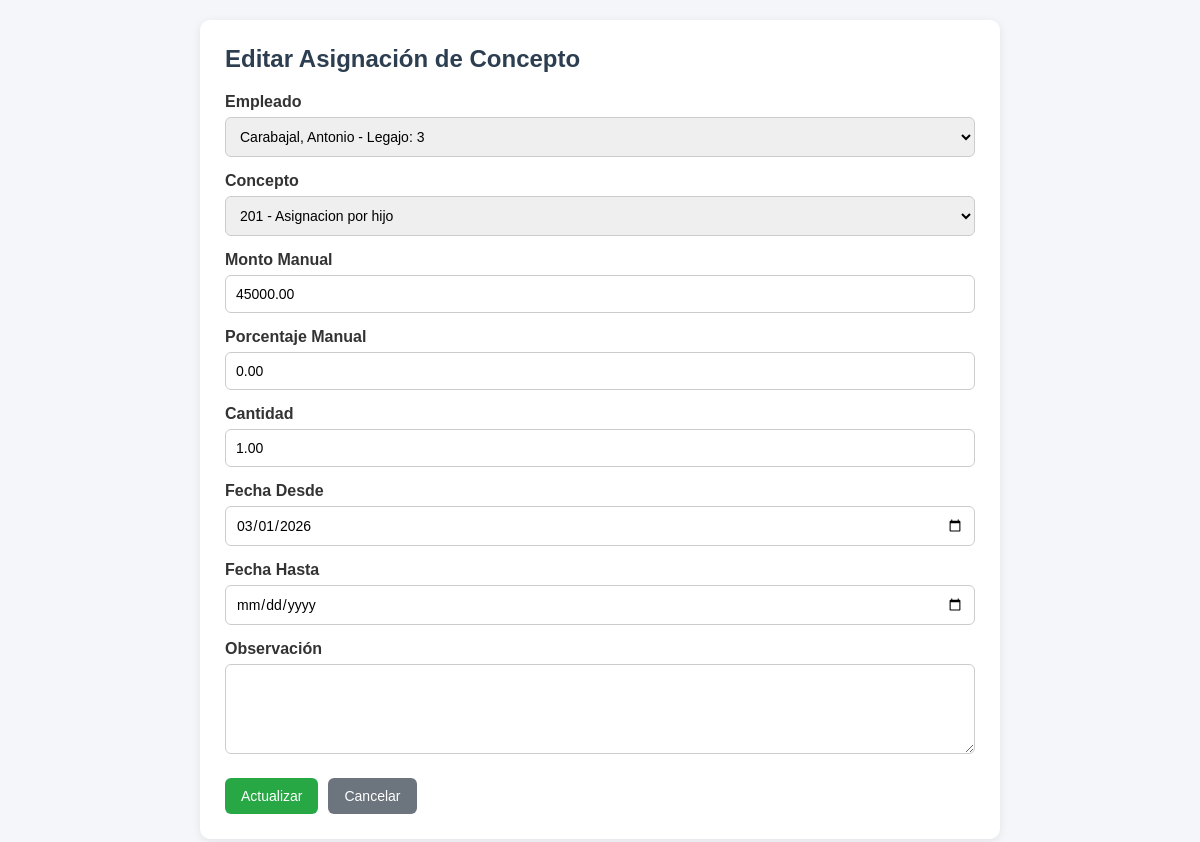
Page /empleado_concepto_editar.php?id=1 (signed in) on the committed database.
### tables this page shows
CREATE TABLE `empleado_concepto` (
  `id` int NOT NULL AUTO_INCREMENT,
  `empleado_id` int NOT NULL,
  `concepto_id` int NOT NULL,
  `monto_manual` decimal(12,2) DEFAULT '0.00',
  `porcentaje_manual` decimal(10,2) DEFAULT '0.00',
  `cantidad` decimal(10,2) DEFAULT '1.00',
  `fecha_desde` date NOT NULL,
  `fecha_hasta` date DEFAULT NULL,
  `activo` tinyint(1) NOT NULL DEFAULT '1',
  `observacion` text,
  `created_at` timestamp NULL DEFAULT CURRENT_TIMESTAMP,
  `updated_at` timestamp NULL DEFAULT CURRENT_TIMESTAMP ON UPDATE CURRENT_TIMESTAMP,
  PRIMARY KEY (`id`),
  KEY `fk_empleado_concepto_empleado` (`empleado_id`),
  KEY `fk_empleado_concepto_concepto` (`concepto_id`),
  CONSTRAINT `fk_empleado_concepto_concepto` FOREIGN KEY (`concepto_id`) REFERENCES `concepto` (`id`),
  CONSTRAINT `fk_empleado_concepto_empleado` FOREIGN KEY (`empleado_id`) REFERENCES `empleado` (`id`)
);

CREATE TABLE `empleado` (
  `id` int NOT NULL AUTO_INCREMENT,
  `institucion_id` int NOT NULL,
  `oficina_id` int NOT NULL,
  `situacion_id` int NOT NULL,
  `escalafon_id` int NOT NULL,
  `categoria_id` int NOT NULL,
  `nro_legajo` varchar(20) NOT NULL,
  `apellido` varchar(80) NOT NULL,
  `nombre` varchar(80) NOT NULL,
  `dni` varchar(15) NOT NULL,
  `cuil` varchar(20) NOT NULL,
  `fecha_alta` date NOT NULL,
  `fecha_baja` date DEFAULT NULL,
  `telefono` varchar(30) DEFAULT NULL,
  `email` varchar(150) DEFAULT NULL,
  `domicilio` varchar(150) DEFAULT NULL,
  `observaciones` varchar(255) DEFAULT NULL,
  `activo` tinyint(1) DEFAULT '1',
  PRIMARY KEY (`id`),
  UNIQUE KEY `nro_legajo` (`nro_legajo`),
  UNIQUE KEY `dni` (`dni`),
  UNIQUE KEY `cuil` (`cuil`),
  UNIQUE KEY `uq_empleado_legajo` (`nro_legajo`),
  UNIQUE KEY `uq_empleado_dni` (`dni`),
  UNIQUE KEY `uq_empleado_cuil` (`cuil`),
  UNIQUE KEY `uq_empleado_email` (`email`),
  KEY `institucion_id` (`institucion_id`),
  KEY `oficina_id` (`oficina_id`),
  KEY `situacion_id` (`situacion_id`),
  KEY `escalafon_id` (`escalafon_id`),
  KEY `categoria_id` (`categoria_id`),
  CONSTRAINT `empleado_ibfk_1` FOREIGN KEY (`institucion_id`) REFERENCES `institucion` (`id`),
  CONSTRAINT `empleado_ibfk_2` FOREIGN KEY (`oficina_id`) REFERENCES `oficina` (`id`),
  CONSTRAINT `empleado_ibfk_3` FOREIGN KEY (`situacion_id`) REFERENCES `situacion` (`id`),
  CONSTRAINT `empleado_ibfk_4` FOREIGN KEY (`escalafon_id`) REFERENCES `escalafon` (`id`),
  CONSTRAINT `empleado_ibfk_5` FOREIGN KEY (`categoria_id`) REFERENCES `categoria` (`id`)
);

CREATE TABLE `concepto` (
  `id` int NOT NULL AUTO_INCREMENT,
  `codigo` int NOT NULL,
  `nombre` varchar(150) NOT NULL,
  `categoria` enum('REMUNERATIVO','NO_REMUNERATIVO','ASIGNACION_FAMILIAR','DESCUENTO','APORTE_PATRONAL') NOT NULL,
  `forma_calculo` enum('FIJO','TABLA_CATEGORIA','PORCENTAJE','MANUAL','FORMULA') NOT NULL DEFAULT 'FIJO',
  `porcentaje` decimal(10,4) DEFAULT '0.0000',
  `monto_fijo` decimal(12,2) DEFAULT '0.00',
  `requiere_manual` tinyint(1) DEFAULT '0',
  `base_calculo` varchar(50) DEFAULT NULL,
  `orden_calculo` int NOT NULL DEFAULT '0',
  `aplica_sac` tinyint(1) NOT NULL DEFAULT '0',
  `visible_recibo` tinyint(1) NOT NULL DEFAULT '1',
  `activo` tinyint(1) NOT NULL DEFAULT '1',
  `descripcion` text,
  `fecha_desde` date DEFAULT NULL,
  `fecha_hasta` date DEFAULT NULL,
  `created_at` timestamp NULL DEFAULT CURRENT_TIMESTAMP,
  `updated_at` timestamp NULL DEFAULT CURRENT_TIMESTAMP ON UPDATE CURRENT_TIMESTAMP,
  PRIMARY KEY (`id`),
  UNIQUE KEY `codigo` (`codigo`)
);

### empleado_concepto_editar.php (the view, shortened to what this page needs)
<?php
require_once("conexion.php");
$id = (int)($_GET['id'] ?? 0);
$empleados = $conexion->query("
    SELECT id, nro_legajo, apellido, nombre
    FROM empleado
    WHERE activo = 1
    ORDER BY apellido ASC, nombre ASC
");
$conceptos = $conexion->query("
    SELECT id, codigo, nombre
    FROM concepto
    WHERE activo = 1
    ORDER BY nombre ASC
");
$stmt = $conexion->prepare("
    SELECT id, empleado_id, concepto_id, monto_manual, porcentaje_manual, cantidad, fecha_desde, fecha_hasta, activo, observacion
    FROM empleado_concepto
    WHERE id = ?
");
$stmt->bind_param("i", $id);
$stmt->execute();
$resultado = $stmt->get_result();
$fila = $resultado->fetch_assoc();
?>
<!DOCTYPE html>
<html lang="es">
<head>
</head>
<body>
<div class="contenedor">
    <h2>Editar Asignación de Concepto</h2>
    <form action="empleado_concepto_actualizar.php" method="POST">
        <div class="grupo">
            <label for="empleado_id">Empleado</label>
            <select name="empleado_id" id="empleado_id" required>
                <?php while ($emp = $empleados->fetch_assoc()) { ?>
                    <option value="<?php echo $emp['id']; ?>" <?php echo ($fila['empleado_id'] == $emp['id']) ? 'selected' : ''; ?>>
                        <?php echo htmlspecialchars($emp['apellido'] . ', ' . $emp['nombre'] . ' - Legajo: ' . $emp['nro_legajo']); ?>
                    </option>
                <?php } ?>
            </select>
        </div>
        <div class="grupo">
            <label for="concepto_id">Concepto</label>
            <select name="concepto_id" id="concepto_id" required>
                <?php while ($con = $conceptos->fetch_assoc()) { ?>
                    <option value="<?php echo $con['id']; ?>" <?php echo ($fila['concepto_id'] == $con['id']) ? 'selected' : ''; ?>>
                        <?php echo htmlspecialchars($con['codigo'] . ' - ' . $con['nombre']); ?>
                    </option>
                <?php } ?>
            </select>
        </div>
        <div class="grupo">
            <label for="monto_manual">Monto Manual</label>
            <input type="number" step="0.01" name="monto_manual" id="monto_manual" value="<?php echo $fila['monto_manual']; ?>">
        </div>
        <div class="grupo">
            <label for="porcentaje_manual">Porcentaje Manual</label>
            <input type="number" step="0.01" name="porcentaje_manual" id="porcentaje_manual" value="<?php echo $fila['porcentaje_manual']; ?>">
        </div>
        <div class="grupo">
            <label for="cantidad">Cantidad</label>
            <input type="number" step="0.01" name="cantidad" id="cantidad" value="<?php echo $fila['cantidad']; ?>">
        </div>
        <div class="grupo">
            <label for="fecha_desde">Fecha Desde</label>
            <input type="date" name="fecha_desde" id="fecha_desde" value="<?php echo $fila['fecha_desde']; ?>" required>
        </div>
        <div class="grupo">
            <label for="fecha_hasta">Fecha Hasta</label>
            <input type="date" name="fecha_hasta" id="fecha_hasta" value="<?php echo $fila['fecha_hasta']; ?>">
        </div>
        <div class="grupo">
            <label for="observacion">Observación</label>
            <textarea name="observacion" id="observacion"><?php echo htmlspecialchars($fila['observacion'] ?? ''); ?></textarea>
        </div>
        <div class="acciones">
            <button type="submit" class="btn btn-guardar">Actualizar</button>
            <a href="empleado_conceptos.php" class="btn btn-cancelar">Cancelar</a>
        </div>
    </form>
</div>
</body>
</html>

### empleado_concepto_editar.php (style rules this page uses)
* { box-sizing: border-box; font-family: Arial, sans-serif; }
body { margin: 0; background: #f4f6f9; padding: 20px; }
.contenedor { max-width: 800px; margin: auto; background: #fff; padding: 25px; border-radius: 10px; box-shadow: 0 2px 10px rgba(0,0,0,0.08); }
h2 { margin-top: 0; color: #2c3e50; margin-bottom: 20px; }
.grupo { margin-bottom: 15px; }
label { display: block; margin-bottom: 6px; font-weight: bold; color: #333; }
input, select, textarea { width: 100%; padding: 10px; border: 1px solid #ccc; border-radius: 6px; font-size: 14px; }
textarea { resize: vertical; min-height: 90px; }
.acciones { margin-top: 20px; display: flex; gap: 10px; flex-wrap: wrap; }
.btn { display: inline-block; padding: 10px 16px; text-decoration: none; border-radius: 6px; color: white; border: none; cursor: pointer; font-size: 14px; }
.btn-guardar { background: #28a745; }
.btn-cancelar { background: #6c757d; }

### rows in the picture
empleado_concepto: empleado_id "Carabajal, Antonio - Legajo: 3", concepto_id "201 - Asignacion por hijo", monto_manual "45000.00", porcentaje_manual "0.00", cantidad "1.00", fecha_desde "03/01/2026"
